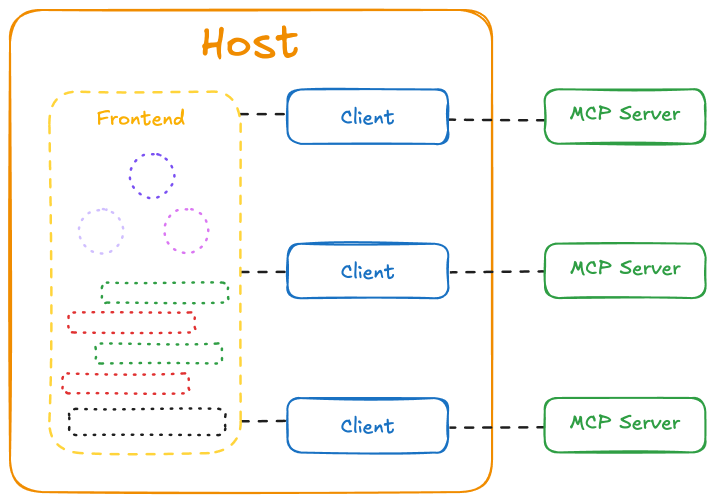
#> input picture quick-mcp-example/media/mcp_arch.png, 1431 x 1004 px, given in place of Vid.mp4, which was not available (shown at 1/2 size)
$ python ASN4_cs6643.py
#> lines starting #> are read from the running program, lines starting #| are printed output that depends on the picture; after the words box and inside, x2 and y2 are one past the last pixel; in counts of white or black regions, pixels touching at a corner belong together; pictures that were not available may be replaced by others from this repository, and a replacement may not be noted
import cv2
import cv2 as cv
import numpy as np
from matplotlib import pyplot as plt
import imutils

cap = cv2.VideoCapture('/Users/admin/Downloads/ASN4/Vid.mp4')
frame_width = int(cap.get(3))
frame_height = int(cap.get(4))
size = (frame_width, frame_height)
r1 = cv2.VideoWriter('Output.mp4', cv2.VideoWriter_fourcc(*'mp4v'), 10, size)
while (True):
    ret, frame = cap.read()
#> frame is the input picture: shape (1004, 1431, 3); mean B, G, R 245.5, 248.9, 248.6
    if ret:
        img_gray = cv2.cvtColor(frame, cv2.COLOR_BGR2GRAY)
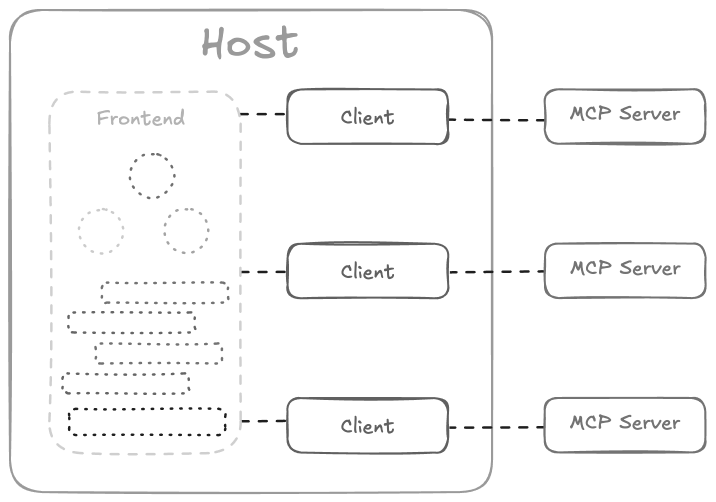
#> img_gray: shape (1004, 1431) (shown at 1/2 size); min 30, max 255, mean 248.5
        template = cv2.imread('/Users/admin/Downloads/Vid_042.jpg', 0)
#> template: shape (1004, 1431); min 30, max 255, mean 249.2
        w, h = template.shape[::-1]
#> w = 1431; h = 1004
        # [5 lines of commented-out code are left out]

        found = None
        for scale in np.linspace(0.2, 1.0, 20)[::-1]:
            resized = imutils.resize(img_gray, width=int(img_gray.shape[1] * scale))
            r = img_gray.shape[1] / float(resized.shape[1])
            if resized.shape[0] < h or resized.shape[1] < w:
                break
            r = img_gray.shape[1] / float(resized.shape[1])
            edged = cv2.Canny(resized, 50, 200)
            result = cv2.matchTemplate(edged, template, cv2.TM_CCOEFF_NORMED)
            (_, maxVal, _, maxLoc) = cv2.minMaxLoc(result)
            if resized.shape[0] < h or resized.shape[1] < w:
                break
            found = (maxVal, maxLoc, r)
            if found is None or maxVal > found[0]:
                found = (maxVal, maxLoc, r)
#> this loop made 2 passes
#> (result, maxVal) on pass 1: ([-0.34], -0.34)
#> pass 1, `edged = cv2.Canny(resized, 50, 200)`:
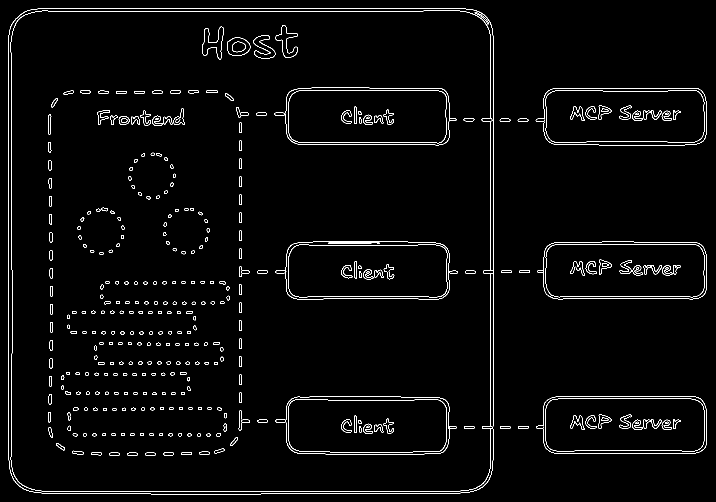
#> edged: shape (1004, 1431) (shown at 1/2 size); 2.3% white in thin lines or dots
#> pass 2, `resized = imutils.resize(img_gray, width=int(img_gray.shape[1] * scale))`:
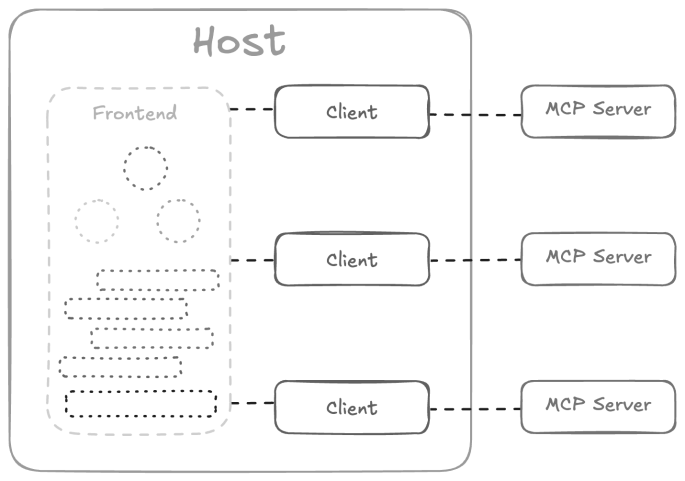
#> resized: shape (961, 1370) (shown at 1/2 size); min 30, max 255, mean 248.5

        (_, maxLoc, r) = found
#> r = 1
        (startX, startY) = (int(maxLoc[0] * r), int(maxLoc[1] * r))
#> startX = 0; startY = 0
        (endX, endY) = (int((maxLoc[0] + w) * r), int((maxLoc[1] + h) * r))
#> endX = 1431; endY = 1004
        cv2.rectangle(frame, (startX, startY), (endX, endY), 255, 2)
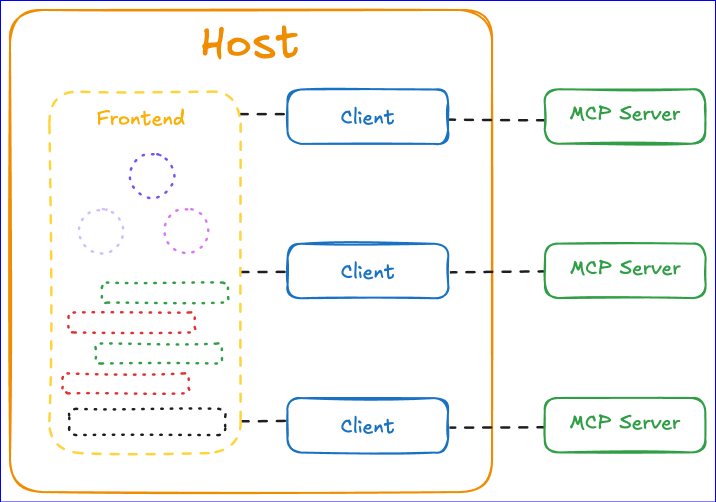
#> frame: shape (1004, 1431, 3) (shown at 1/2 size); 0.51% of pixels changed, all inside (x1, y1, x2, y2) = (0, 0, 1431, 1004)
        r1.write(frame)
        cv2.imshow("res", frame)
    else:
        break
    key = cv2.waitKey(1) & 0xFF
#> (key q is pressed here)
    if key == ord("q"):
        break
r1.release()
